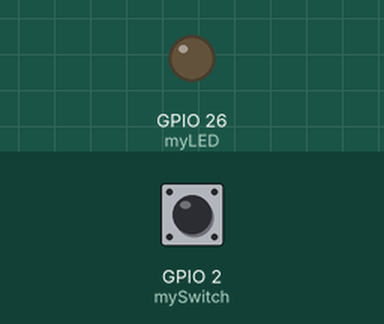
The program below on a simulated Raspberry Pi (BCM pin numbers). On the bench: output pins drawn as LEDs (lit = HIGH). Inputs (shaded band) come from the test bench; at power-on: GPIO 2 (mySwitch) HIGH.

Above: at 1.2 s.
1.3 s: GPIO 2 (mySwitch) pulled LOW for 0.15 s
At 1.37 s:
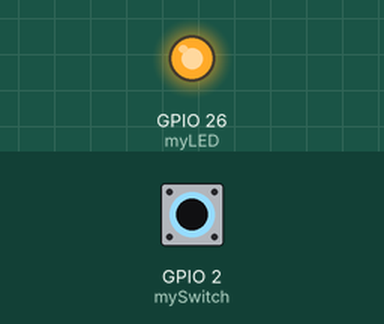
2.9 s: GPIO 2 (mySwitch) pulled LOW for 3.2 s
At 6.6 s:
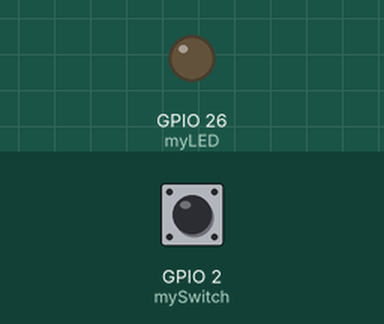
Timing chart, 0 to 8.1 s (numbered marks = the images above; inputs shaded):
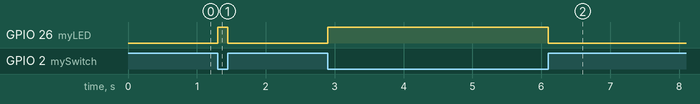

The program:

buttonLED.py
```python
# 1. Connect a green jumper wire to one side of the switch.
# 2. Connect that green jumper wire to GPIO board pin 3 (GPIO2).
# 3. Connect a black jumper wire to the other side of the switch.
# 4. Connect that black jumper wire to GPIO board pin 6 (ground).
# 5. Connect a yellow wire from board pin 37 (GPIO26).
# 6. Connect that yellow wire to the long leg of the LED.
# 7. Connect one end of the 220-ohm resistor to the short leg of the LED.
# 8. Connect a black wire to the other end of the 220-ohm resistor.
# 9. Connect the other end of the black wire to board pin 39.


#import gpiozero
#dir gpiozero
#help(gpiozero.LED)
#help(gpiozero.Button)
from gpiozero import LED, Button
from signal import pause

#for the pin numbering , please refer to the gpiozero api documents : https://gpiozero.readthedocs.io/en/stable/recipes.html
#Pin Numbering
#This library uses Broadcom (BCM) pin numbering for the GPIO pins, as opposed to physical (BOARD) numbering. Unlike in the RPi.GPIO library, this is not configurable. However, translation from other schemes can be used by providing prefixes to pin numbers (see below).
#Any pin marked “GPIO” in the diagram below can be used as a pin number. For example, if an LED was attached to “GPIO17” you would specify the pin number as 17 rather than 11:

# https://gpiozero.readthedocs.io/en/stable/recipes.html  for the GPIO numbering and more examples
mySwitch = Button(2)  #GPIO2
myLED = LED(26)       #GPIO26

# test the connections
# myLED.blink()

mySwitch.when_pressed = myLED.on
mySwitch.when_released = myLED.off

pause()
```

Measured:
- after the input at 1.3 s, GPIO 26 (myLED): LOW → HIGH at once, → LOW 0.15 s later
- after the input at 2.9 s, GPIO 26 (myLED): LOW → HIGH at once, → LOW 3.2 s later
